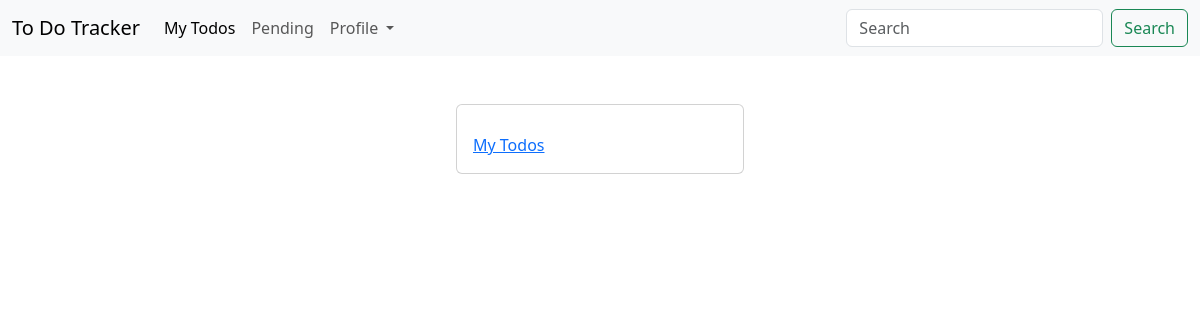
The app's page /details/13 (signed in), older data.
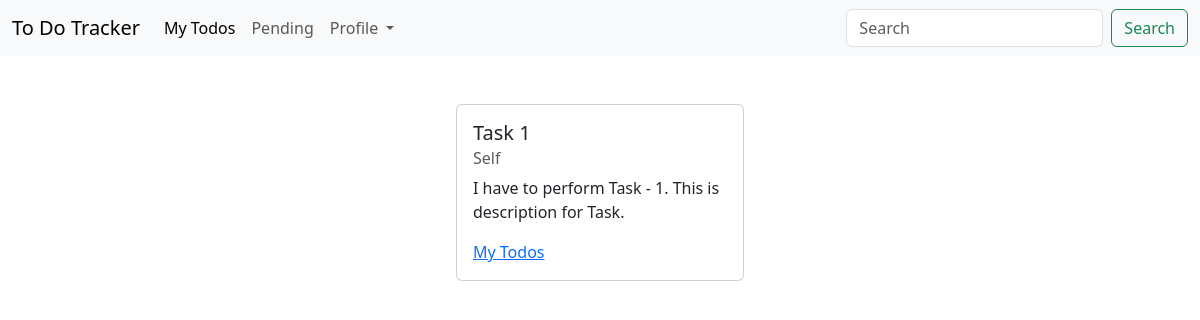
The same page, newer data.
### app/models.py (models this page shows, shortened)
class TodoList(models.Model):
    priority_choice = (
        ('high', 'High'),
        ('low', 'Low'),
        ('medium', 'Medium')
    )
    status_choice = (
        ('pending', 'Pending'),
        ('completed', 'Completed')
    )
    title=models.CharField(max_length=100)
    description=models.TextField()
    due_date=models.DateField()
    priority=models.CharField(max_length=6, choices=priority_choice)
    status=models.CharField(max_length=9, choices=status_choice)
    assigned_by=models.CharField(max_length=40)
    created_at=models.DateTimeField(auto_now_add=True)
    def read_task(cls, task_id):
        return cls.objects.filter(id=task_id).first()

### app/views.py (the view)
# urls.py: path('details/<int:task_id>', details, name='details'),
@login_required(login_url='login')
def details(request, task_id):
    task = TodoList.read_task(TodoList, task_id)
    return render(request, 'app/details.html', {'task': task})

### app/templates/app/details.html
{% extends 'app/base.html' %} {% block content %}
<div class="d-flex justify-content-center align-items-center mt-5">
  <div class="card" style="width: 18rem">
    <div class="card-body">
      <h5 class="card-title">{{task.title}}</h5>
      <h6 class="card-subtitle mb-2 text-body-secondary">
        {{task.assigned_by}}
      </h6>
      <p class="card-text">{{task.description}}</p>
      <a href="{% url 'my_todos' %}" class="card-link">My Todos</a>
    </div>
  </div>
</div>
{% endblock %}

Row changes from the older to the newer data that the page shows:
added TodoList: title "Task 1", assigned_by "Self", description "I have to perform Task - 1. This is description for Task."
